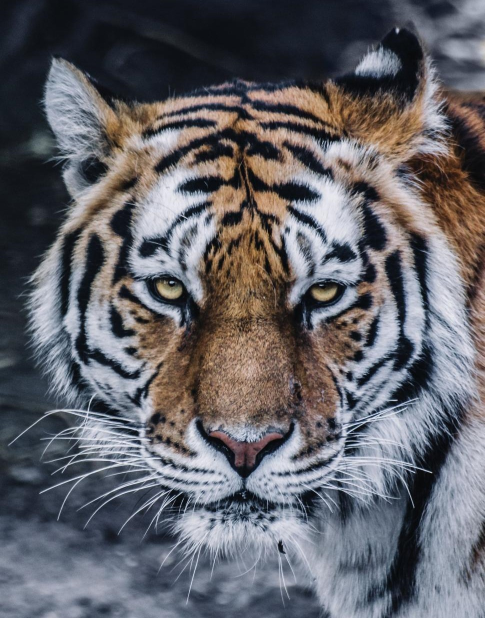
#> input picture assets/test3.jpg, 970 x 1236 px (shown at 1/2 size)
$ python average_blur.py   (older library calls are emulated)
#> lines starting #> are read from the running program, lines starting #| are printed output that depends on the picture
import cv2 as cv
import numpy as np


if __name__ == "__main__":
    img = cv.imread('../../assets/test3.jpg')
#> img is the input picture: shape (1236, 970, 3); mean B, G, R 104.1, 98.3, 98.8
    img = cv.resize(img, None, fx=.5, fy=.5)
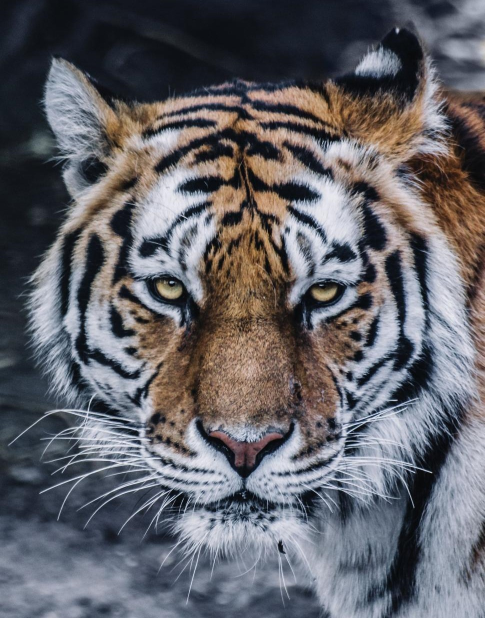
#> img: shape (618, 485, 3); mean B, G, R 104.2, 98.4, 99
    cv.imshow('Original Image', img)

# a blurring kernel matrix has the following properties:
#       1: "all the values in blurring kernels are positive"
#       2: "the sum of all the values is equal to 1"
#       3: "as the size of the kernel grows, more smoothing effect will take place."

    # 3 by 3 kernel matrix
    kernel_3x3 = np.ones((3, 3), np.float)
    kernel_3x3 = kernel_3x3 / np.sum(kernel_3x3)    # normalizing kernel
    blur_img = cv.filter2D(img, -1, kernel_3x3)     # applying the kernel effect
    cv.imshow('Blur Image with 3x3 Kernel', blur_img)

    # 7 by 7 kernel matrix
    kernel_7x7 = np.ones((7, 7), np.float)
    kernel_7x7 = kernel_7x7 / np.sum(kernel_7x7)
    blur_img = cv.filter2D(img, -1, kernel_7x7)
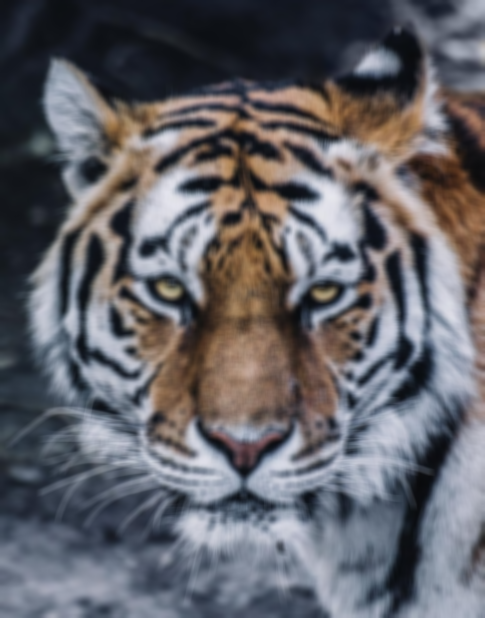
#> blur_img: shape (618, 485, 3); mean B, G, R 104.2, 98.4, 99
    cv.imshow('Blur Image with 7x7 Kernel', blur_img)

    # in both above examples we make the kernel ourselves manually
    # opencv has a method called cv.blur() which takes care of the kernel for us
    # we just have to specify how blur should be the output (how big the kernel shape is)

    blur_img = cv.blur(img, (11, 11))     # creates a 11 by 11 kernel
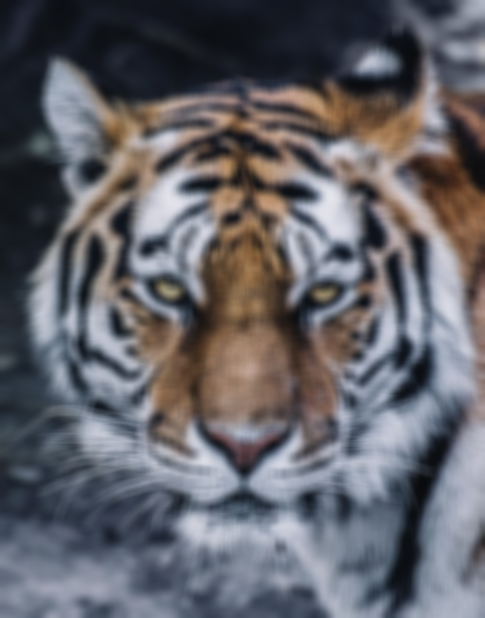
#> blur_img: shape (618, 485, 3); mean B, G, R 104.2, 98.4, 99
    cv.imshow('Blur Image by cv.blur() and 11x11 Kernel', blur_img)

    cv.waitKey(0)
    cv.destroyAllWindows()

# compare all four outputs.
# as you see the bigger the kernel shape is,
# the blurrer output image will be.

# size of kernel ∝ size of blurrines

$ run again, with assets/test1.jpg copied over assets/test3.jpg
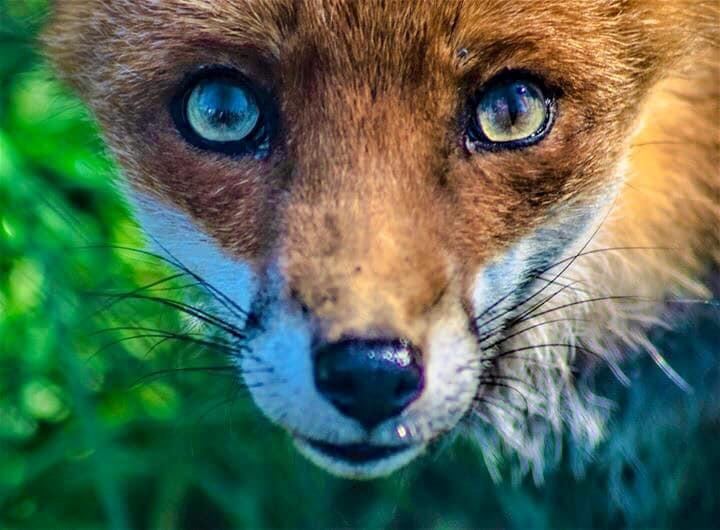
#> input picture assets/test1.jpg, 720 x 530 px
#> img is the input picture: shape (530, 720, 3); mean B, G, R 83.2, 106.1, 85.5
#> img: shape (265, 360, 3)
#> `blur_img = cv.filter2D(img, -1, kernel_3x3)`:
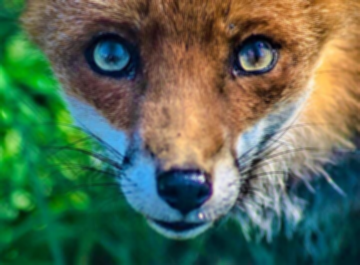
#> blur_img: shape (265, 360, 3); mean B, G, R 83.4, 106.2, 85.6
#> `blur_img = cv.filter2D(img, -1, kernel_7x7)`:
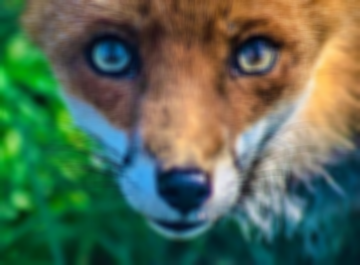
#> blur_img: shape (265, 360, 3); mean B, G, R 83.4, 106.2, 85.6

$ run again, with assets/test10.jpg copied over assets/test3.jpg
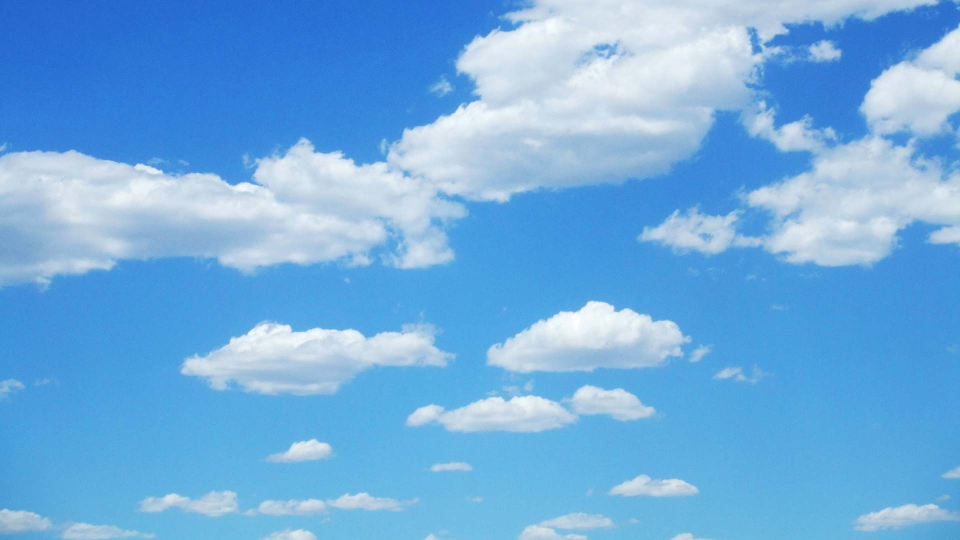
#> input picture assets/test10.jpg, 1920 x 1080 px (shown at 1/2 size)
#> img is the input picture: shape (1080, 1920, 3); mean B, G, R 223.5, 172.7, 111.7
#> `img = cv.resize(img, None, fx=.5, fy=.5)`:
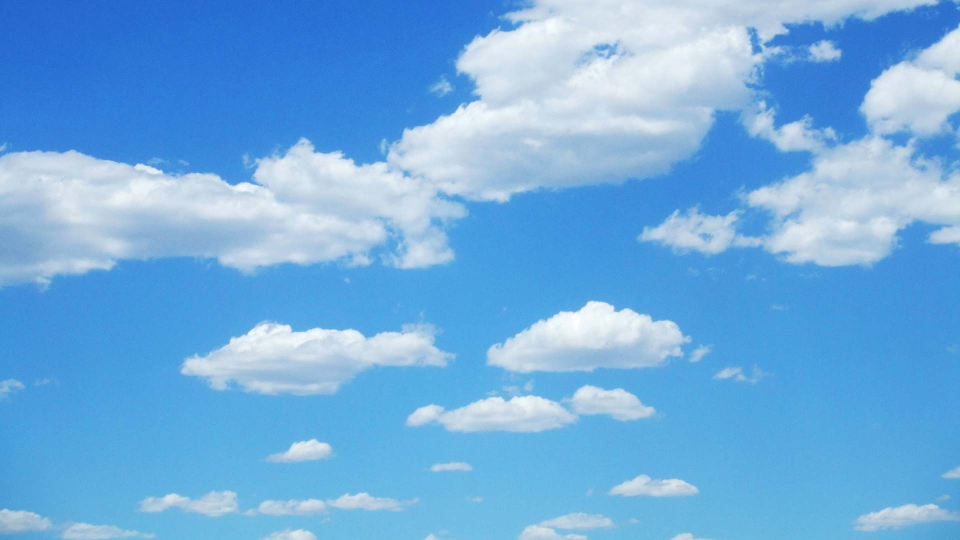
#> img: shape (540, 960, 3); mean B, G, R 223.6, 172.9, 111.9
#> `blur_img = cv.blur(img, (11, 11))`:
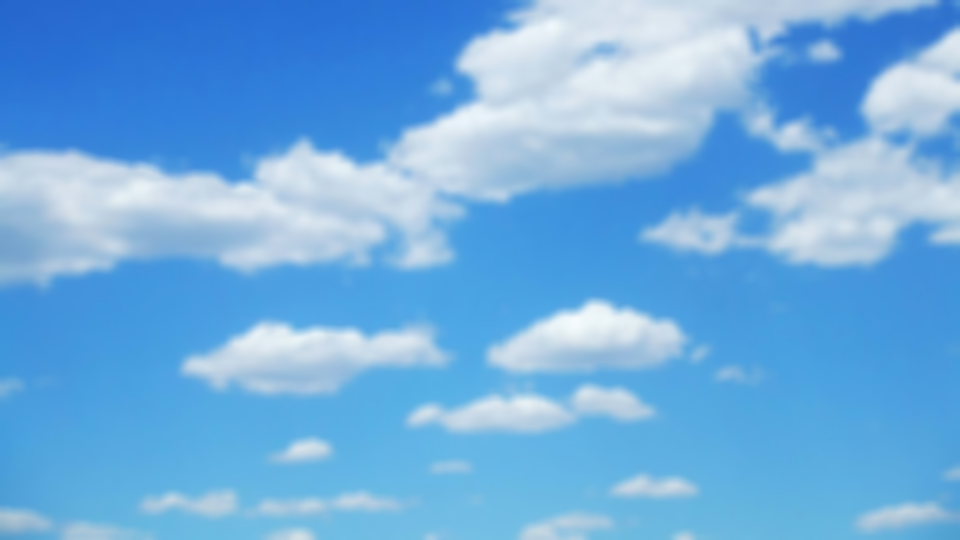
#> blur_img: shape (540, 960, 3); mean B, G, R 223.6, 172.9, 111.9

$ run again, with assets/test11.jpg copied over assets/test3.jpg
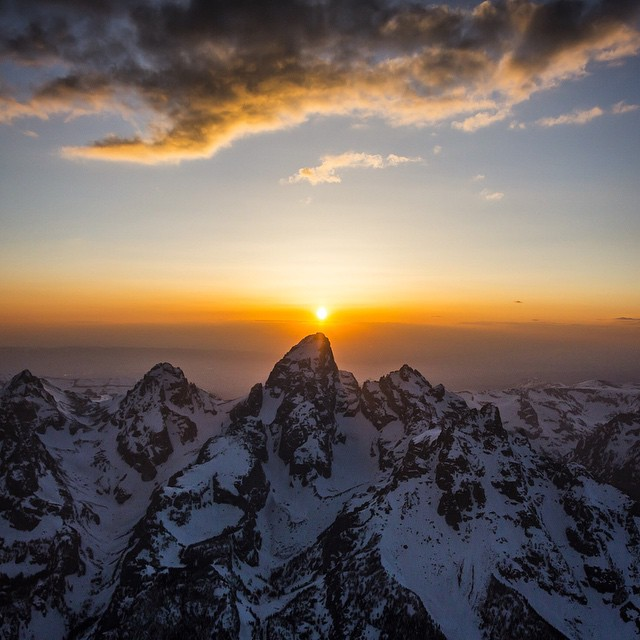
#> input picture assets/test11.jpg, 640 x 640 px
#> img is the input picture: shape (640, 640, 3); mean B, G, R 90.6, 98.2, 111.2
#> img: shape (320, 320, 3)
#> `blur_img = cv.filter2D(img, -1, kernel_7x7)`:
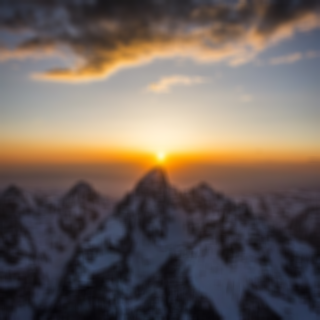
#> blur_img: shape (320, 320, 3); mean B, G, R 90.7, 98.3, 111.4
